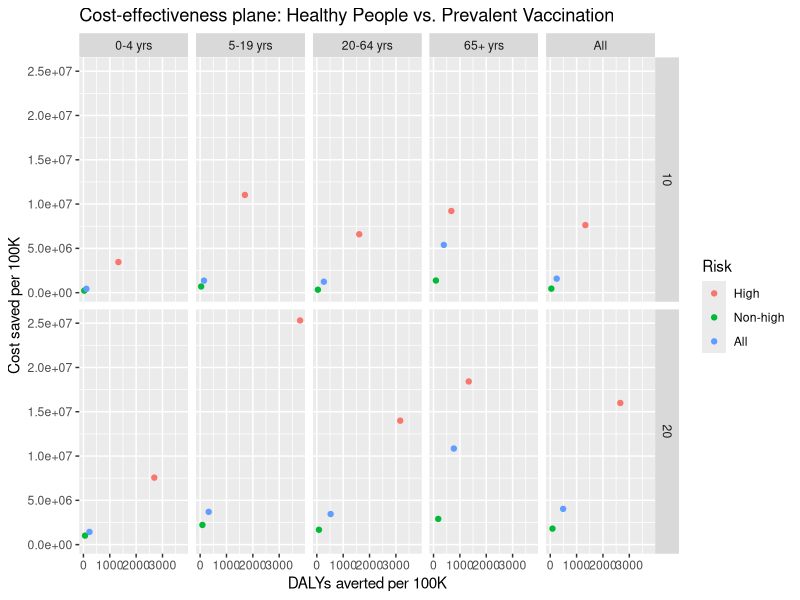
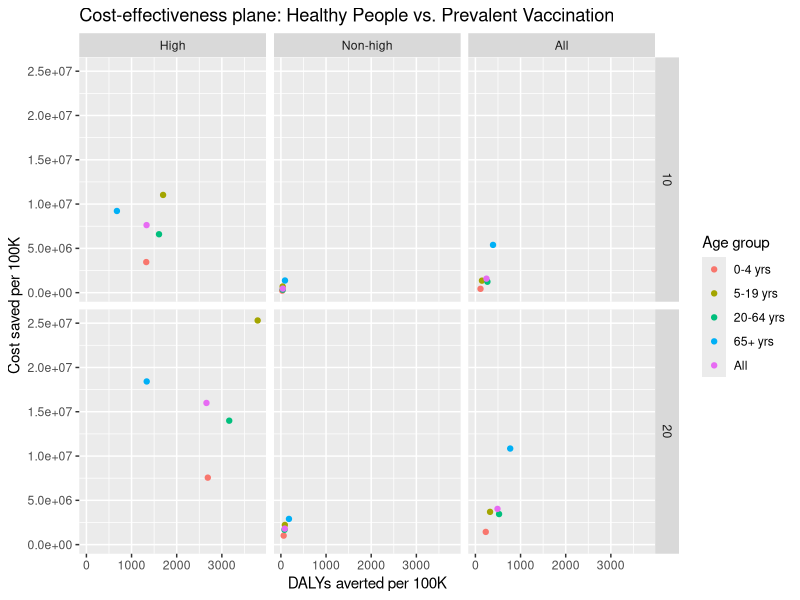
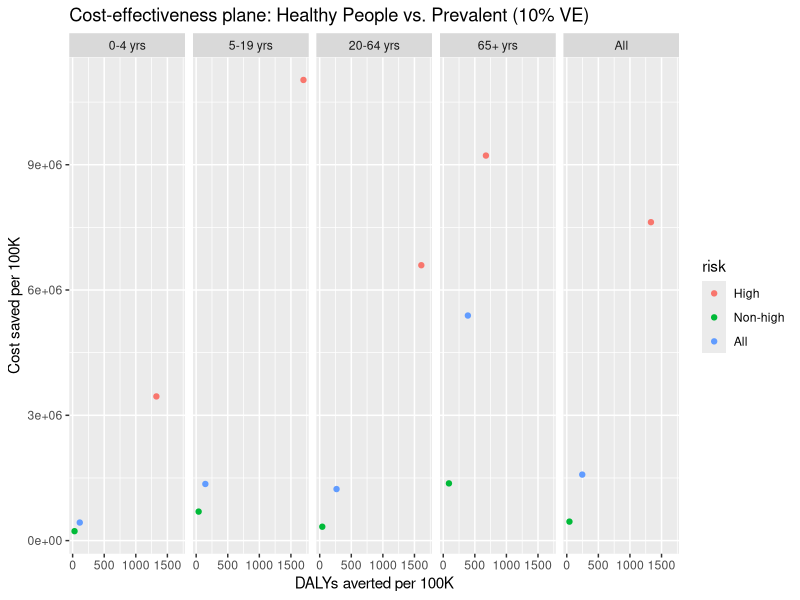
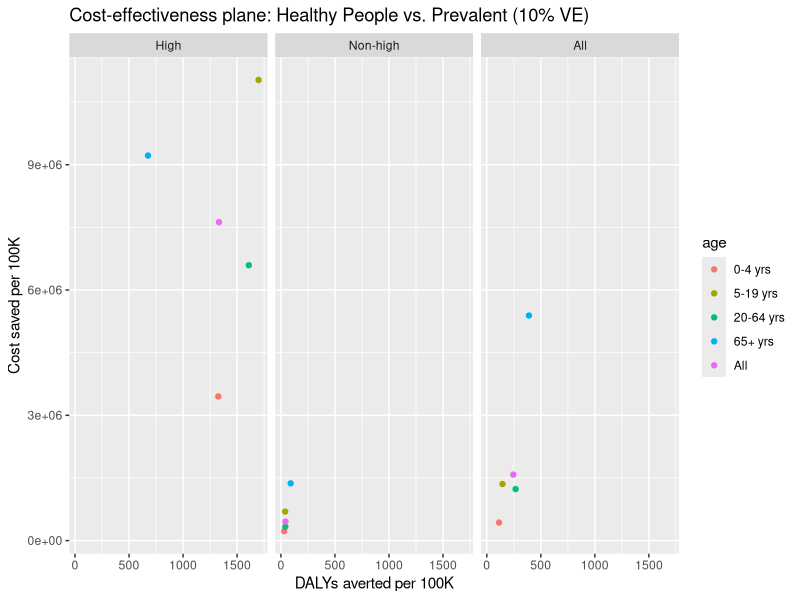
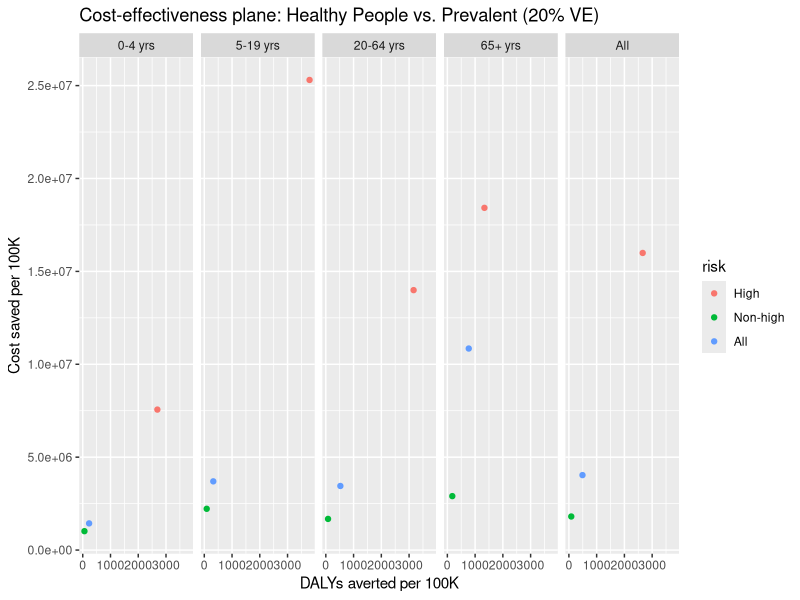
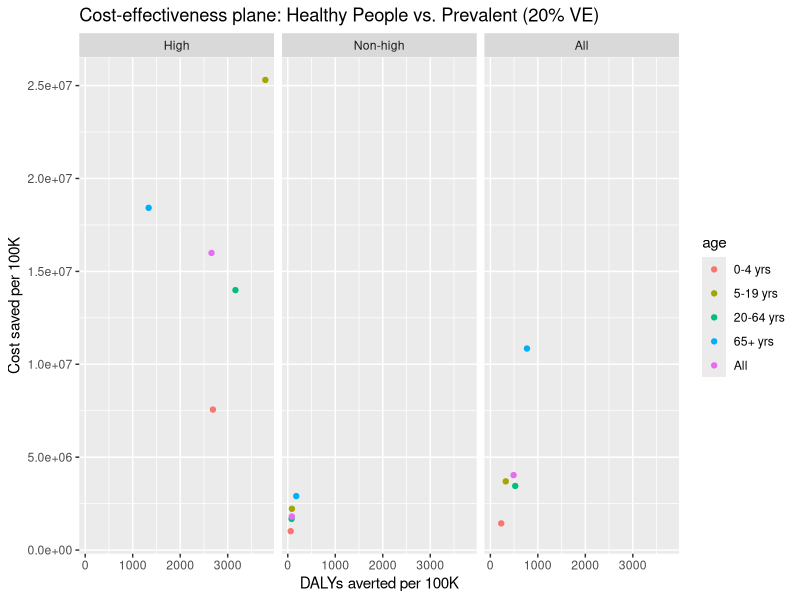

The R source for these figures, in order:
## ---- chunk 1
knitr::opts_chunk$set(
	echo = FALSE,
	warning = TRUE,
	cache = TRUE,
	tidy = TRUE
)
## ---- chunk 2
rm(list = ls(all.names = TRUE))

library(ggplot2)
library(tidyr)
library(dplyr)
library(knitr)
library(rmarkdown)
library(formatR)
## ---- chunk 3
data <- read.csv("df/icer-all.csv", as.is = TRUE)

# subset comparator = prevalent vaccination
df <- data[(data$reference=="vaxbase"),]

df$cost.diff.per100k <- as.numeric(df$cost.diff.per100k)
df$cases.averted <- as.numeric(df$cases.averted)
df$cases.averted.per100k <- as.numeric(df$cases.averted.per100k)
df$icer.case.averted <- as.numeric(df$icer.case.averted)
df$deaths.averted <- as.numeric(df$deaths.averted)
df$deaths.averted.per100k <- as.numeric(df$ deaths.averted.per100k)
df$icer.death.averted <- as.numeric(df$icer.death.averted)
df$dalys <- as.numeric(df$dalys)
df$dalys.per100k <- as.numeric(df$dalys.per100k)
df$dalys.averted <- as.numeric(df$dalys.averted)
df$dalys.averted.per100k <- as.numeric(df$dalys.averted.per100k)
df$icer.daly.averted <- as.numeric(df$icer.daly.averted)
## ---- chunk 4
# factors
df$age <- factor(df$age, levels = c("0-4 yrs", "5-19 yrs", "20-64 yrs", "65+ yrs", "All"))
df$risk <- factor(df$risk, levels = c("High", "Non-high", "All"))
df$scenario <- factor(df$scenario, levels = c("vaxbase", "vax70"))
df$v.eff <- factor(df$v.eff)
## ---- chunk 5
# subset VE
df_10 <- df[(df$v.eff == '10'),]
df_20 <- df[(df$v.eff == '20'),]
## ---- chunk 6
l <- labs(x = "DALYs averted per 100K", y = "Cost saved per 100K")

# All VE%
a <- ggplot(df, aes(x = dalys.averted.per100k, y = cost.diff.per100k)) + l +
  labs(title = "Cost-effectiveness plane: Healthy People vs. Prevalent Vaccination")

a + aes(color = risk, group = risk) + labs(color = "Risk") + geom_point() + facet_grid(v.eff ~ age)
a + aes(color = age, group = age) + labs(color = "Age group") + geom_point() + facet_grid(v.eff ~ risk)
## ---- chunk 7
# 10% VE
a1 <- ggplot(df_10, aes(x = dalys.averted.per100k, y = cost.diff.per100k)) + l +
  labs(title = "Cost-effectiveness plane: Healthy People vs. Prevalent (10% VE)")
a1 + aes(color = risk, group = risk) + geom_point() + facet_grid(~ age)
a1 + aes(color = age, group = age) + geom_point() + facet_grid(~ risk)

# 20% VE
a2 <- ggplot(df_20, aes(x = dalys.averted.per100k, y = cost.diff.per100k)) + l +
  labs(title = "Cost-effectiveness plane: Healthy People vs. Prevalent (20% VE)")
a2 + aes(color = risk, group = risk) + geom_point() + facet_grid(~ age)
a2 + aes(color = age, group = age) + geom_point() + facet_grid(~ risk)
